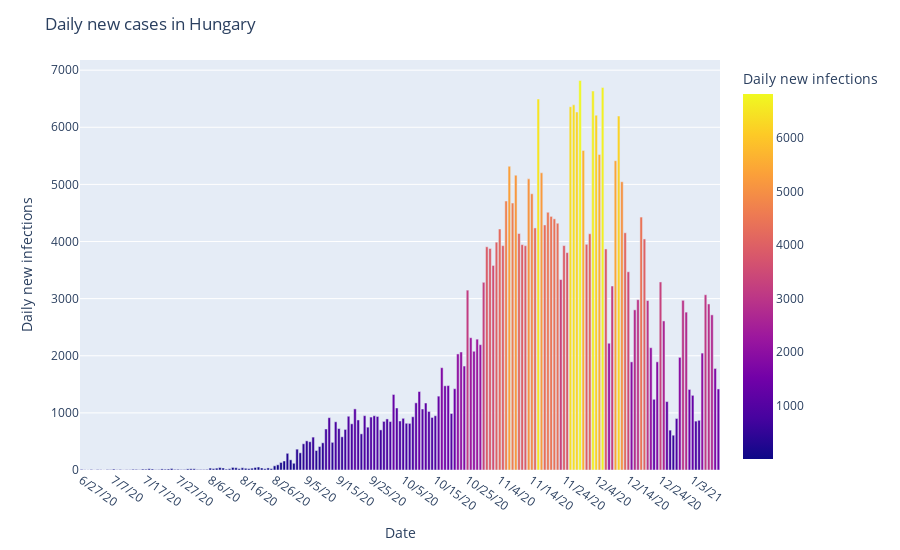

The code cell stored with this chart in its notebook:
### Code cell
# Covid-19 cases in Hungary

hungary = df_cases[df_cases['Country/Region'] == 'Hungary']
daily_sum = []
summ = 0
for i in hungary.columns[-200:]:
    daily_sum.append(hungary[i].iloc[0] - summ)
    summ = hungary[i].iloc[0]

fig = px.bar(x = hungary.columns[-199:], y = daily_sum[1:], color = daily_sum[1:], height = 550)
fig.update_layout(title_text = 'Daily new cases in Hungary')
fig.update_layout(coloraxis_colorbar = dict(title = 'Daily new infections'))
fig.update_xaxes(title = 'Date', nticks = 20, tickangle = 35)
fig.update_yaxes(title = 'Daily new infections')
fig.show()
fig.write_image("hungary_daily_cases.png", width=1100, height=600)

### Figure 1 — Plotly figure (JSON) as saved in the notebook; plotly's stock layout.template omitted (floating-point values rounded to 4 significant figures; data arrays with more than 128 entries replaced by an {"elided": "..."} marker saying what was removed)
{"data": [{"alignmentgroup": "True", "hovertemplate": "x=%{x}<br>y=%{y}<br>color=%{marker.color}<extra></extra>", "legendgroup": "", "marker": {"color": {"elided": "199 int values"}, "coloraxis": "coloraxis"}, "name": "", "offsetgroup": "", "orientation": "v", "showlegend": false, "textposition": "auto", "type": "bar", "x": {"elided": "199 str values"}, "xaxis": "x", "y": {"elided": "199 int values"}, "yaxis": "y"}], "layout": {"barmode": "relative", "coloraxis": {"colorbar": {"title": {"text": "Daily new infections"}}, "colorscale": [[0, "#0d0887"], [0.1111, "#46039f"], [0.2222, "#7201a8"], [0.3333, "#9c179e"], [0.4444, "#bd3786"], [0.5556, "#d8576b"], [0.6667, "#ed7953"], [0.7778, "#fb9f3a"], [0.8889, "#fdca26"], [1, "#f0f921"]]}, "height": 550, "legend": {"tracegroupgap": 0}, "margin": {"t": 60}, "title": {"text": "Daily new cases in Hungary"}, "xaxis": {"anchor": "y", "domain": [0, 1], "nticks": 20, "tickangle": 35, "title": {"text": "Date"}}, "yaxis": {"anchor": "x", "domain": [0, 1], "title": {"text": "Daily new infections"}}}}
